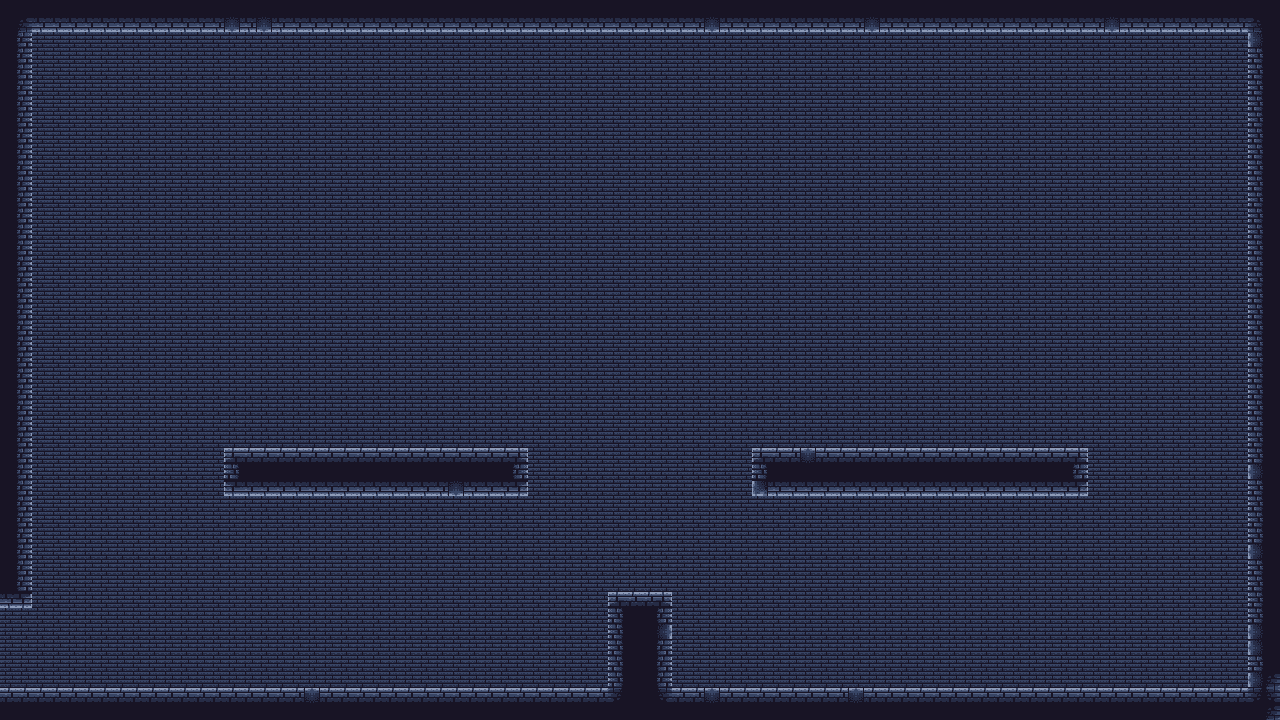

A level layout from a 2D game, rendered from its tile map. Below: a short description, then the map file with tile-grid data replaced by summaries:
An orthogonal 80x45 tile map with 16x16 px tiles, 2 tile layers (background, platform) and 9 objects (npc_3, left_down).

<map version="1.10" tiledversion="1.11.2" orientation="orthogonal" renderorder="left-down" width="80" height="45" tilewidth="16" tileheight="16" infinite="0" nextlayerid="6" nextobjectid="15">
 <tileset firstgid="1" source="tiles.tsx" />
 <layer id="1" name="background" width="80" height="45">
  <data>[3600 cells, 3600 non-empty, 1 distinct tile ids]</data>
 </layer>
 <layer id="2" name="platform" width="80" height="45">
  <data>[3600 cells, 618 non-empty, 18 distinct tile ids]</data>
 </layer>
 <objectgroup id="5" name="npc">
  <object id="14" name="npc_3" x="528" y="672">
   <polygon points="0,0 16,0 16,16 0,16" />
  </object>
 </objectgroup>
 <objectgroup id="3" name="obj">
  <object id="2" x="0" y="0">
   <polygon points="0,0 0,608 32,608 32,0" />
  </object>
  <object id="6" x="1248" y="32">
   <polygon points="0,0 0,656 32,656 32,0" />
  </object>
  <object id="7" x="0" y="688">
   <polygon points="0,0 0,32 1280,32 1280,0" />
  </object>
  <object id="8" x="32" y="0">
   <polygon points="0,0 0,32 1248,32 1248,0" />
  </object>
  <object id="10" x="224" y="448">
   <polygon points="0,0 304,0 304,48 0,48" />
  </object>
  <object id="11" x="752" y="448">
   <polygon points="0,0 336,0 336,48 0,48" />
  </object>
  <object id="13" x="608" y="592">
   <polygon points="0,0 64,0 64,96 0,96" />
  </object>
 </objectgroup>
 <objectgroup id="4" name="sensor">
  <object id="9" name="left_down" x="0" y="608">
   <polygon points="0,0 16,0 16,80 0,80" />
  </object>
 </objectgroup>
</map>
